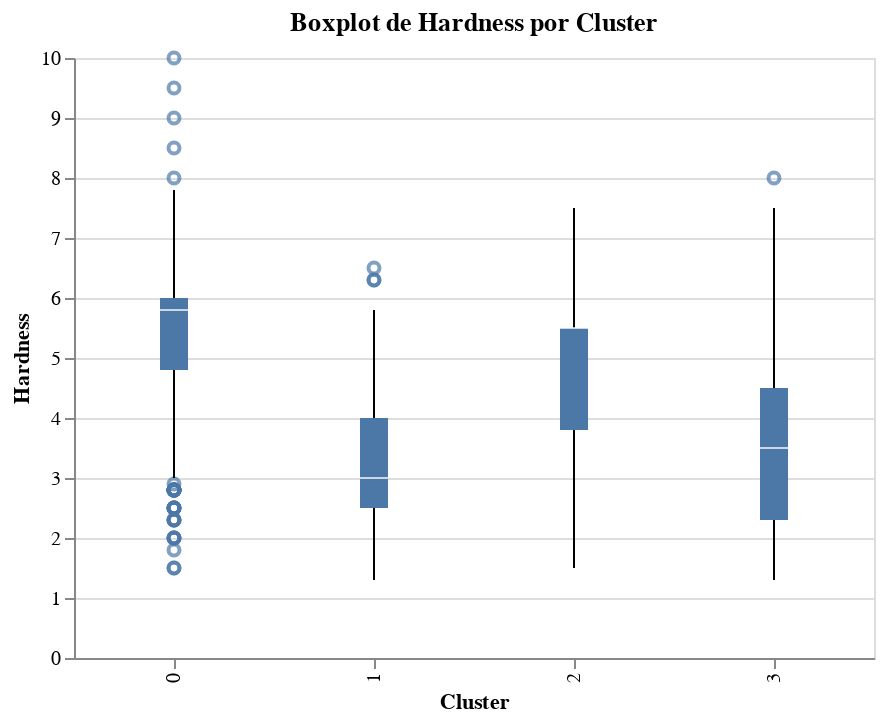

The cell this chart's notebook holds for it:
### Code cell
alt.Chart(df_cluster_v3).mark_boxplot().encode(
    x='Cluster:N',
    y='Hardness:Q'
).properties(
    width=400,
    height=300,
    title='Boxplot de Hardness por Cluster'
)

### Figure 1 — Vega-Lite specification as saved in the notebook (floating-point values rounded to 4 significant figures; data arrays with more than 128 entries replaced by an {"elided": "..."} marker saying what was removed)
{"config": {"view": {"continuousWidth": 400, "continuousHeight": 300}}, "data": {"name": "data-d7e958311c285eab3729ecb5a97142fa"}, "mark": "boxplot", "encoding": {"x": {"field": "Cluster", "type": "nominal"}, "y": {"field": "Hardness", "type": "quantitative"}}, "height": 300, "title": "Boxplot de Hardness por Cluster", "width": 400, "$schema": "https://vega.github.io/schema/vega-lite/v4.17.0.json", "datasets": {"data-d7e958311c285eab3729ecb5a97142fa": {"elided": "605 records"}}}
